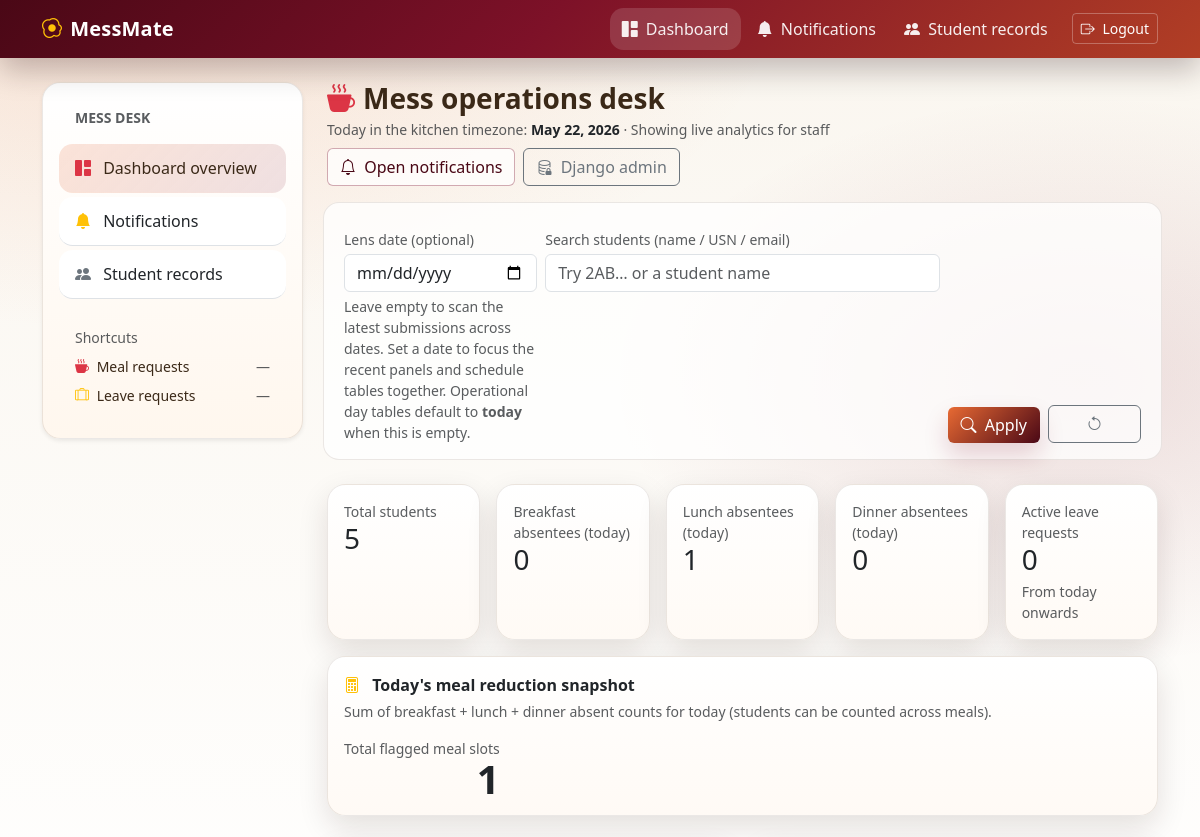
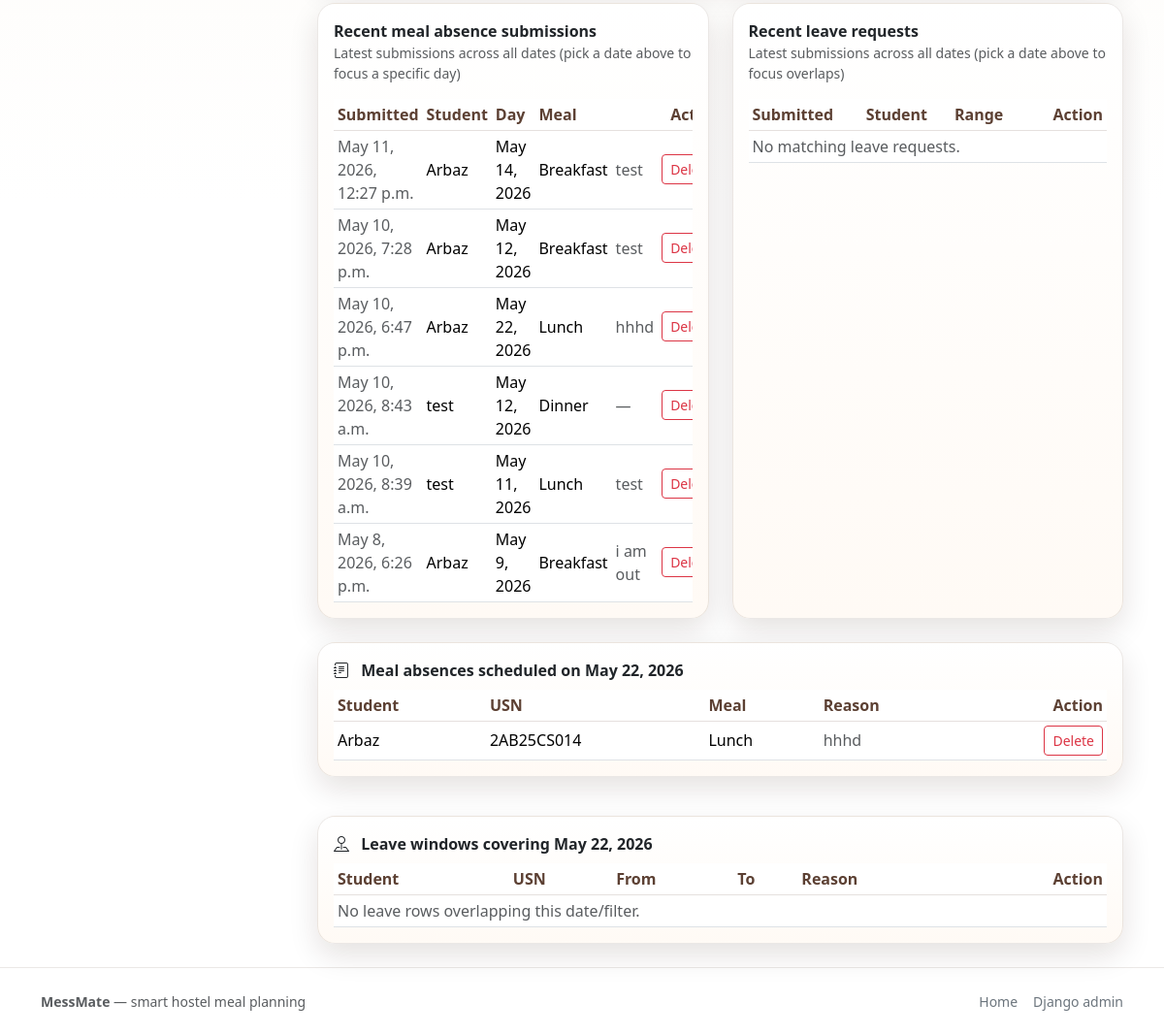
/mess-admin/ (signed in), run on the app's committed database (2 pictures, top to bottom).
### mess/models.py (models this page shows, shortened)
class MealAbsence(models.Model):
    class MealType(models.TextChoices):
        BREAKFAST = "BREAKFAST", "Breakfast"
        LUNCH = "LUNCH", "Lunch"
        DINNER = "DINNER", "Dinner"
    student = models.ForeignKey(
        StudentProfile,
        on_delete=models.CASCADE,
        related_name="meal_absences",
    )
    date = models.DateField()
    meal_type = models.CharField(max_length=10, choices=MealType.choices)
    reason = models.TextField(blank=True)
    created_at = models.DateTimeField(auto_now_add=True)
    is_seen = models.BooleanField(default=False)
    class Meta:
        constraints = [
            models.UniqueConstraint(
                fields=["student", "date", "meal_type"],
                name="unique_meal_absence_per_day",
            )
        ]
        ordering = ["-date", "-created_at"]

class StudentProfile(models.Model):
    user = models.OneToOneField(
        settings.AUTH_USER_MODEL,
        on_delete=models.CASCADE,
        related_name="profile",
    )
    full_name = models.CharField(max_length=150)
    usn = models.CharField(max_length=10, unique=True, validators=[USN_VALIDATOR])
    email = models.EmailField()
    room_number = models.CharField(max_length=20)

### mess/views.py (the view, shortened to what this page needs)
# urls.py: path("mess-admin/", views.admin_dashboard, name="admin_dashboard"),
@user_passes_test(lambda u: u.is_staff)
def admin_dashboard(request):
    today = _today()
    requested_date = _parse_date_param(request.GET.get("date"))
    explicit_date_requested = requested_date is not None
    filter_date = requested_date or today
    q = (request.GET.get("q") or "").strip()
    students_count = StudentProfile.objects.count()
    active_leave_requests = LeaveRequest.objects.filter(to_date__gte=today).count()
    absent_breakfast_ids = _absent_student_ids_for_meal(today, MealAbsence.MealType.BREAKFAST)
    absent_lunch_ids = _absent_student_ids_for_meal(today, MealAbsence.MealType.LUNCH)
    absent_dinner_ids = _absent_student_ids_for_meal(today, MealAbsence.MealType.DINNER)
    absent_breakfast_count = len(absent_breakfast_ids)
    absent_lunch_count = len(absent_lunch_ids)
    absent_dinner_count = len(absent_dinner_ids)
    estimated_meal_reduction_today = (
        absent_breakfast_count + absent_lunch_count + absent_dinner_count
    )
    meals_q = MealAbsence.objects.select_related("student").order_by("-created_at")
    leaves_q = LeaveRequest.objects.select_related("student").order_by("-created_at")
    meals_q = _student_search_q(meals_q, q)
    leaves_q = _student_search_q(leaves_q, q)
    if explicit_date_requested:
        meals_q = meals_q.filter(date=filter_date)
        leaves_q = leaves_q.filter(from_date__lte=filter_date, to_date__gte=filter_date)
    recent_meal_absences = meals_q[:40]
    recent_leave_requests = leaves_q[:40]
    meal_absences_for_day = MealAbsence.objects.select_related("student").filter(date=filter_date)
    leave_requests_for_day = LeaveRequest.objects.select_related("student").filter(
        from_date__lte=filter_date, to_date__gte=filter_date
    )
    unseen_meal_count = MealAbsence.objects.filter(is_seen=False).count()
    unseen_leave_count = LeaveRequest.objects.filter(is_seen=False).count()
    return render(
        request,
        "mess/admin_dashboard.html",
        {
            "today": today,
            "filter_date": filter_date,
            "explicit_date_requested": explicit_date_requested,
            "q": q,
            "students_count": students_count,
            "active_leave_requests": active_leave_requests,
            "absent_breakfast_count": absent_breakfast_count,
            "absent_lunch_count": absent_lunch_count,
            "absent_dinner_count": absent_dinner_count,
            "estimated_meal_reduction_today": estimated_meal_reduction_today,
            "recent_meal_absences": recent_meal_absences,
            "recent_leave_requests": recent_leave_requests,
            "meal_absences_for_day": meal_absences_for_day,
            "leave_requests_for_day": leave_requests_for_day,
            "unseen_meal_count": unseen_meal_count,
            "unseen_leave_count": unseen_leave_count,
        },
    )

### templates/mess/admin_dashboard.html (shortened to what this page needs)
{% extends "mess/admin_shell.html" %}
{% block admin_main %}
  <div class="d-flex flex-wrap gap-2 align-items-center justify-content-between mb-4">
    <div>
      <div class="h3 fw-semibold mb-1 d-flex align-items-center gap-2">
        <i class="bi bi-cup-hot-fill text-danger"></i>
        Mess operations desk
      </div>
      <div class="text-muted small">
        Today in the kitchen timezone: <span class="fw-semibold text-body">{{ today }}</span>
        · Showing live analytics for staff
      </div>
    </div>
    <div class="d-flex flex-wrap gap-2">
      <a class="btn btn-outline-mess" href="{% url 'admin_notifications' %}">
        <i class="bi bi-bell me-1"></i> Open notifications
      </a>
      <a class="btn btn-outline-secondary" href="/admin/" target="_blank" rel="noreferrer"><i class="bi bi-database-lock me-1"></i> Django admin</a>
    </div>
  </div>
  <form class="row g-2 mb-4 p-3 rounded-4 border" style="border-color: rgba(92,64,51,0.12) !important; background: rgba(255,255,255,0.75);">
    <div class="col-12 col-md-3">
      <label class="form-label small text-muted mb-1">Lens date (optional)</label>
      <input class="form-control" type="date" name="date" value="{% if explicit_date_requested %}{{ filter_date|date:'Y-m-d' }}{% endif %}">
      <div class="form-text">
        Leave empty to scan the latest submissions across dates. Set a date to focus the recent panels and schedule tables together.
        Operational day tables default to <span class="fw-semibold">today</span> when this is empty.
      </div>
    </div>
    <div class="col-12 col-md-6">
      <label class="form-label small text-muted mb-1">Search students (name / USN / email)</label>
      <input class="form-control" type="text" name="q" value="{{ q }}" placeholder="Try 2AB… or a student name">
    </div>
    <div class="col-12 col-md-3 d-flex align-items-end gap-2">
      <button class="btn btn-mess-primary w-100" type="submit"><i class="bi bi-search me-1"></i> Apply</button>
      <a class="btn btn-outline-secondary w-100" href="{% url 'admin_dashboard' %}"><i class="bi bi-arrow-counterclockwise"></i></a>
    </div>
  </form>
  <div class="row g-3 mb-4">
    <div class="col-12 col-md-6 col-xl">
      <div class="card card-mess h-100">
        <div class="card-body">
          <div class="text-muted small">Total students</div>
          <div class="h3 mb-0">{{ students_count }}</div>
        </div>
      </div>
    </div>
    <div class="col-12 col-md-6 col-xl">
      <div class="card card-mess h-100">
        <div class="card-body">
          <div class="text-muted small">Breakfast absentees (today)</div>
          <div class="h3 mb-0">{{ absent_breakfast_count }}</div>
        </div>
      </div>
    </div>
    <div class="col-12 col-md-6 col-xl">
      <div class="card card-mess h-100">
        <div class="card-body">
          <div class="text-muted small">Lunch absentees (today)</div>
          <div class="h3 mb-0">{{ absent_lunch_count }}</div>
        </div>
      </div>
    </div>
    <div class="col-12 col-md-6 col-xl">
      <div class="card card-mess h-100">
        <div class="card-body">
          <div class="text-muted small">Dinner absentees (today)</div>
          <div class="h3 mb-0">{{ absent_dinner_count }}</div>
        </div>
      </div>
    </div>
    <div class="col-12 col-md-6 col-xl">
      <div class="card card-mess h-100">
        <div class="card-body">
          <div class="text-muted small">Active leave requests</div>
          <div class="h3 mb-0">{{ active_leave_requests }}</div>
          <div class="small text-muted mt-1">From today onwards</div>
        </div>
      </div>
    </div>
    <div class="col-12">
      <div class="card card-mess">
        <div class="card-body d-flex flex-wrap gap-3 justify-content-between align-items-center">
          <div>
            <div class="fw-semibold mb-1"><i class="bi bi-calculator me-2 text-warning"></i> Today's meal reduction snapshot</div>
            <div class="text-muted small">Sum of breakfast + lunch + dinner absent counts for today (students can be counted across meals).</div>
          </div>
          <div class="text-end">
            <div class="text-muted small">Total flagged meal slots</div>
            <div class="display-6 fw-semibold lh-1">{{ estimated_meal_reduction_today }}</div>
          </div>
        </div>
      </div>
    </div>
  </div>
  <div class="row g-4 mb-4">
    <div class="col-12 col-xl-6">
      <div class="card card-mess h-100">
        <div class="card-body">
          <div class="d-flex align-items-start justify-content-between mb-2">
            <div>
              <div class="fw-semibold">Recent meal absence submissions</div>
              <div class="text-muted small">
                {% if explicit_date_requested %}
                  Filtered to meal day <span class="fw-semibold text-body">{{ filter_date }}</span>
                {% else %}
                  Latest submissions across all dates (pick a date above to focus a specific day)
                {% endif %}
              </div>
            </div>
          </div>
          <div class="table-responsive mt-3">
            <table class="table table-sm align-middle table-mess mb-0">
              <thead>
                <tr>
                  <th>Submitted</th>
                  <th>Student</th>
                  <th>Day</th>
                  <th>Meal</th>
                  <th></th>
                  <th class="text-end">Action</th>
                </tr>
              </thead>
              <tbody>
                {% for a in recent_meal_absences %}
                  <tr>
                    <td class="text-muted">{{ a.created_at }}</td>
                    <td>
                      {{ a.student.full_name }}
                    </td>
                    <td>{{ a.date }}</td>
                    <td>{{ a.get_meal_type_display }}</td>
                    <td class="text-muted">{% if a.reason %}{{ a.reason|truncatechars:40 }}{% else %}—{% endif %}</td>
                    <td class="text-end">
                      <form class="d-inline" method="post" action="{% url 'admin_delete_meal_absence' a.id %}">
                        <button class="btn btn-sm btn-outline-danger" type="submit">Delete</button>
                      </form>
                    </td>
                  </tr>
                {% empty %}
                  <tr><td colspan="6" class="text-muted">No matching meal absence requests.</td></tr>
                {% endfor %}
              </tbody>
            </table>
          </div>
        </div>
      </div>
    </div>
    <div class="col-12 col-xl-6">
      <div class="card card-mess h-100">
        <div class="card-body">
          <div class="d-flex align-items-start justify-content-between mb-2">
            <div>
              <div class="fw-semibold">Recent leave requests</div>
              <div class="text-muted small">
                {% if explicit_date_requested %}
                  Overlaps <span class="fw-semibold text-body">{{ filter_date }}</span>
                {% else %}
                  Latest submissions across all dates (pick a date above to focus overlaps)
                {% endif %}
              </div>
            </div>
          </div>
          <div class="table-responsive mt-3">
            <table class="table table-sm align-middle table-mess mb-0">
              <thead>
                <tr>
                  <th>Submitted</th>
                  <th>Student</th>
                  <th>Range</th>
                  <th></th>
                  <th class="text-end">Action</th>
                </tr>
              </thead>
              <tbody>
                {% for l in recent_leave_requests %}
                  <tr>
                    <td class="text-muted">{{ l.created_at }}</td>
                    <td>
                      {% if not l.is_seen %}
                        <span class="unseen-pill me-2" title="Unseen"></span>
                      {% endif %}
                      {{ l.student.full_name }}
                    </td>
                    <td>{{ l.from_date }} → {{ l.to_date }}</td>
                    <td class="text-muted">{% if l.reason %}{{ l.reason|truncatechars:40 }}{% else %}—{% endif %}</td>
                    <td class="text-end">
                      <form class="d-inline" method="post" action="{% url 'admin_delete_leave_request' l.id %}">
                        {% csrf_token %}
                        <button class="btn btn-sm btn-outline-danger" type="submit">Delete</button>
                      </form>
                    </td>
                  </tr>
                {% empty %}
                  <tr><td colspan="5" class="text-muted">No matching leave requests.</td></tr>
                {% endfor %}
              </tbody>
            </table>
          </div>
        </div>
      </div>
    </div>
  </div>
  <div class="row g-4">
    <div class="col-12">
      <div class="card card-mess mb-3">
        <div class="card-body">
          <div class="fw-semibold mb-2"><i class="bi bi-journal-text me-2"></i> Meal absences scheduled on {{ filter_date }}</div>
          <div class="table-responsive">
            <table class="table table-sm align-middle table-mess mb-0">
              <thead>
                <tr>
                  <th>Student</th>
                  <th>USN</th>
                  <th>Meal</th>
                  <th>Reason</th>
                  <th class="text-end">Action</th>
                </tr>
              </thead>
              <tbody>
                {% for a in meal_absences_for_day %}
                  <tr>
                    <td>{{ a.student.full_name }}</td>
                    <td>{{ a.student.usn }}</td>
                    <td>{{ a.get_meal_type_display }}</td>
                    <td class="text-muted">{{ a.reason|default:"—" }}</td>
                    <td class="text-end">
                      <form class="d-inline" method="post" action="{% url 'admin_delete_meal_absence' a.id %}">
                        <button class="btn btn-sm btn-outline-danger" type="submit">Delete</button>
                      </form>
                    </td>
                  </tr>
                {% empty %}
                  <tr><td colspan="5" class="text-muted">No meal absence rows for this date/filter.</td></tr>
                {% endfor %}
              </tbody>
            </table>
          </div>
        </div>
      </div>
    </div>
    <div class="col-12">
      <div class="card card-mess">
        <div class="card-body">
          <div class="fw-semibold mb-2"><i class="bi bi-pin-map me-2"></i> Leave windows covering {{ filter_date }}</div>
          <div class="table-responsive">
            <table class="table table-sm align-middle table-mess mb-0">
              <thead>
                <tr>
                  <th>Student</th>
                  <th>USN</th>
                  <th>From</th>
                  <th>To</th>
                  <th>Reason</th>
                  <th class="text-end">Action</th>
                </tr>
              </thead>
              <tbody>
                {% for l in leave_requests_for_day %}
                  <tr>
                    <td>{{ l.student.full_name }}</td>
                    <td>{{ l.student.usn }}</td>
                    <td>{{ l.from_date }}</td>
                    <td>{{ l.to_date }}</td>
                    <td class="text-muted">{{ l.reason|default:"—" }}</td>
                    <td class="text-end">
                      <form class="d-inline" method="post" action="{% url 'admin_delete_leave_request' l.id %}">
                        {% csrf_token %}
                        <button class="btn btn-sm btn-outline-danger" type="submit">Delete</button>
                      </form>
                    </td>
                  </tr>
                {% empty %}
                  <tr><td colspan="6" class="text-muted">No leave rows overlapping this date/filter.</td></tr>
                {% endfor %}
              </tbody>
            </table>
          </div>
        </div>
      </div>
    </div>
  </div>
{% endblock %}

### data on the page
MealAbsence: date "May 22, 2026", created_at "May 10, 2026, 6:47 p.m.", student.full_name "Arbaz", meal_type "Lunch", reason "hhhd", student.usn "2AB25CS014"
MealAbsence: created_at "May 11, 2026, 12:27 p.m.", student.full_name "Arbaz", date "May 14, 2026", meal_type "Breakfast", reason "test"
MealAbsence: created_at "May 10, 2026, 7:28 p.m.", student.full_name "Arbaz", date "May 12, 2026", meal_type "Breakfast", reason "test"
MealAbsence: created_at "May 10, 2026, 8:43 a.m.", student.full_name "test", date "May 12, 2026", meal_type "Dinner"
MealAbsence: created_at "May 10, 2026, 8:39 a.m.", student.full_name "test", date "May 11, 2026", meal_type "Lunch", reason "test"
MealAbsence: created_at "May 8, 2026, 6:26 p.m.", student.full_name "Arbaz", date "May 9, 2026", meal_type "Breakfast", reason "i am out"

### other printed values
{{ students_count }} "5"
{{ absent_breakfast_count }} "0"
{{ absent_lunch_count }} "1"
{{ absent_dinner_count }} "0"
{{ active_leave_requests }} "0"
{{ estimated_meal_reduction_today }} "1"
